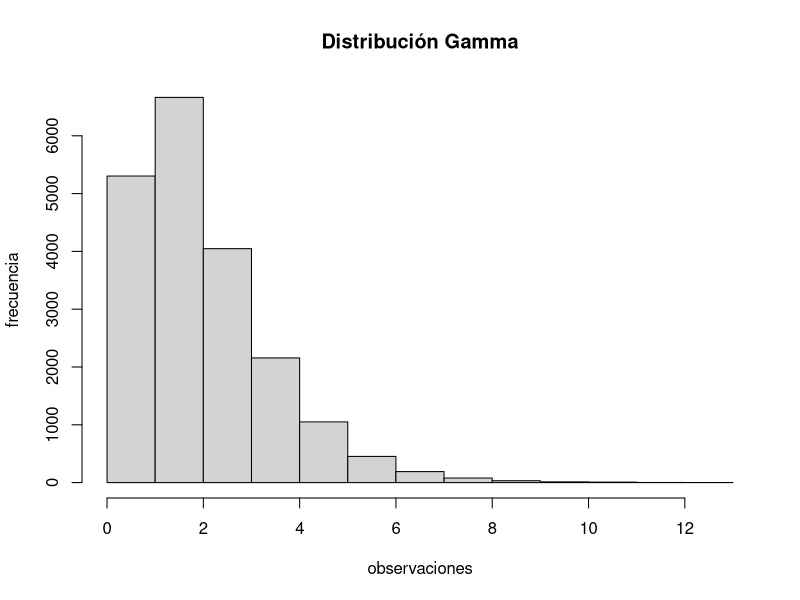

R code for this plot:
# Ejercicio 1

valores <- c(1:12)

n_factorial <- factorial(valores)

Stirling_Aprox <- function(n){
	result <- sqrt(2 * pi * n) * (n / exp(1)) ^ n
	return(result)
}

Sn <- c(Stirling_Aprox(valores))

Dn <- n_factorial - Sn

Dn_rel <- Dn/n_factorial

# Ejercicio 2

set.seed(20220118)
N <- 20000
x <- rgamma(N,shape=2,scale=1)
out <- hist(x, xlab="observaciones", ylab="frecuencia", main="Distribución Gamma")
